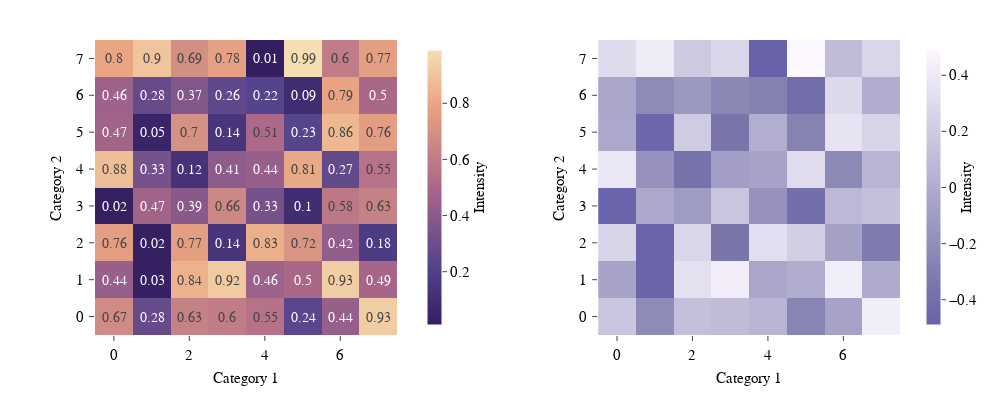

The notebook cell this image was saved under:
### Markdown cell above
# 2. Heatmaps with Plotly

### Code cell
random_data = np.round(np.random.rand(8, 8), 2)

magma_colorscale = apc.gradients.magma.to_plotly_colorscale()
purples_colorscale = apc.gradients.purples.to_plotly_colorscale()

colorbar_styles = apc.plotly.get_arcadia_styles()["coloraxis"]["colorbar"]

fig = make_subplots(1, 2, horizontal_spacing=0.25)
fig.add_trace(
    go.Heatmap(
        z=random_data,
        colorscale=magma_colorscale,
        colorbar=dict(
            x=0.4,
            **colorbar_styles,
            title_text="Intensity",
        ),
        showscale=True,
        text=random_data,
        texttemplate="%{text}",
    ),
    1,
    1,
)
fig.add_trace(
    go.Heatmap(
        z=random_data - 0.5,
        colorscale=purples_colorscale,
        colorbar=dict(
            **colorbar_styles,
            title_text="Intensity",
        ),
    ),
    1,
    2,
)

for i in [1, 2]:
    fig.update_xaxes(title_text="Category 1", row=1, col=i)
    fig.update_yaxes(title_text="Category 2", row=1, col=i)
    apc.plotly.hide_axis_lines(fig, row=1, col=i)
    apc.plotly.set_ticklabel_monospaced(fig, row=1, col=i)

apc.plotly.set_figure_dimensions(fig, "full_wide")

fig.show()

### Figure 1 — Plotly figure (JSON) as saved in the notebook; plotly's stock layout.template omitted (floating-point values rounded to 4 significant figures; data arrays with more than 128 entries replaced by an {"elided": "..."} marker saying what was removed)
{"data": [{"colorbar": {"outlinecolor": "white", "thickness": 15, "tickfont": {"family": "SuisseIntlMono", "size": 14.5}, "ticks": "outside", "title": {"font": {"family": "SuisseIntl-SemiBold", "size": 15}, "side": "right", "text": "Intensity"}, "x": 0.4}, "colorscale": {"elided": "256x2 mixed values"}, "showscale": true, "text": [[0.67, 0.28, 0.63, 0.6, 0.55, 0.24, 0.44, 0.93], [0.44, 0.03, 0.84, 0.92, 0.46, 0.5, 0.93, 0.49], [0.76, 0.02, 0.77, 0.14, 0.83, 0.72, 0.42, 0.18], [0.02, 0.47, 0.39, 0.66, 0.33, 0.1, 0.58, 0.63], [0.88, 0.33, 0.12, 0.41, 0.44, 0.81, 0.27, 0.55], [0.47, 0.05, 0.7, 0.14, 0.51, 0.23, 0.86, 0.76], [0.46, 0.28, 0.37, 0.26, 0.22, 0.09, 0.79, 0.5], [0.8, 0.9, 0.69, 0.78, 0.01, 0.99, 0.6, 0.77]], "texttemplate": "%{text}", "type": "heatmap", "xaxis": "x", "yaxis": "y", "z": [[0.67, 0.28, 0.63, 0.6, 0.55, 0.24, 0.44, 0.93], [0.44, 0.03, 0.84, 0.92, 0.46, 0.5, 0.93, 0.49], [0.76, 0.02, 0.77, 0.14, 0.83, 0.72, 0.42, 0.18], [0.02, 0.47, 0.39, 0.66, 0.33, 0.1, 0.58, 0.63], [0.88, 0.33, 0.12, 0.41, 0.44, 0.81, 0.27, 0.55], [0.47, 0.05, 0.7, 0.14, 0.51, 0.23, 0.86, 0.76], [0.46, 0.28, 0.37, 0.26, 0.22, 0.09, 0.79, 0.5], [0.8, 0.9, 0.69, 0.78, 0.01, 0.99, 0.6, 0.77]]}, {"colorbar": {"outlinecolor": "white", "thickness": 15, "tickfont": {"family": "SuisseIntlMono", "size": 14.5}, "ticks": "outside", "title": {"font": {"family": "SuisseIntl-SemiBold", "size": 15}, "side": "right", "text": "Intensity"}}, "colorscale": {"elided": "256x2 mixed values"}, "type": "heatmap", "xaxis": "x2", "yaxis": "y2", "z": [[0.17, -0.22, 0.13, 0.1, 0.05, -0.26, -0.06, 0.43], [-0.06, -0.47, 0.34, 0.42, -0.04, 0.0, 0.43, -0.01], [0.26, -0.48, 0.27, -0.36, 0.33, 0.22, -0.08, -0.32], [-0.48, -0.03, -0.11, 0.16, -0.17, -0.4, 0.08, 0.13], [0.38, -0.17, -0.38, -0.09, -0.06, 0.31, -0.23, 0.05], [-0.03, -0.45, 0.2, -0.36, 0.01, -0.27, 0.36, 0.26], [-0.04, -0.22, -0.13, -0.24, -0.28, -0.41, 0.29, 0.0], [0.3, 0.4, 0.19, 0.28, -0.49, 0.49, 0.1, 0.27]]}], "layout": {"height": 420, "width": 1000, "xaxis": {"anchor": "y", "domain": [0, 0.375], "showline": false, "tickfont": {"family": "SuisseIntlMono", "size": 14.5}, "title": {"text": "Category 1"}}, "xaxis2": {"anchor": "y2", "domain": [0.625, 1], "showline": false, "tickfont": {"family": "SuisseIntlMono", "size": 14.5}, "title": {"text": "Category 1"}}, "yaxis": {"anchor": "x", "domain": [0, 1], "showline": false, "tickfont": {"family": "SuisseIntlMono", "size": 14.5}, "title": {"text": "Category 2"}}, "yaxis2": {"anchor": "x2", "domain": [0, 1], "showline": false, "tickfont": {"family": "SuisseIntlMono", "size": 14.5}, "title": {"text": "Category 2"}}}}
